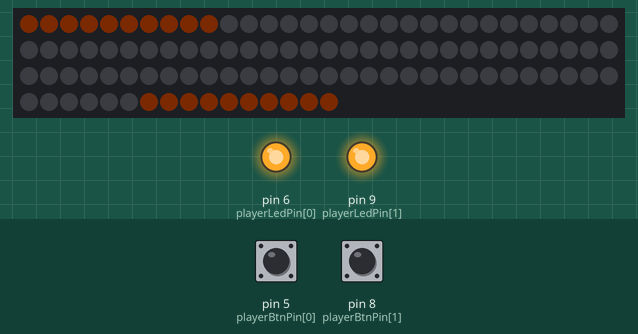
Bench run of a sketch on a simulated Arduino Uno, built with avr-gcc and run on an emulated ATmega328P. On the bench: 106 RGB LEDs in strip order, left to right, continuing on the next row, output pins drawn as LEDs (lit = HIGH). The test bench sets the inputs (shaded band); at power-on: pin 8 (playerBtnPin[1]) HIGH, pin 5 (playerBtnPin[0]) HIGH. Dim RGB values are drawn brighter than linear; random numbers use the default seed unless the sketch sets one.

Above: at 1.2 s.
1.3 s: pin 8 (playerBtnPin[1]) pulled LOW for 0.15 s
At 2.6 s:
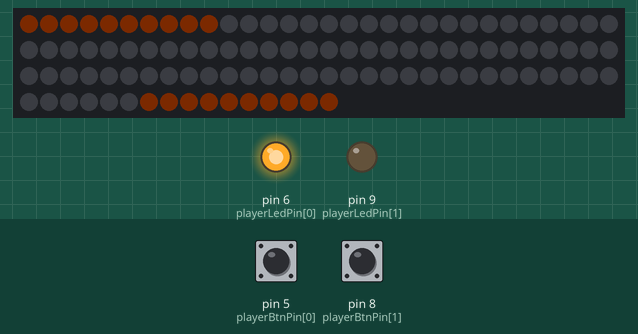
2.9 s: pin 5 (playerBtnPin[0]) pulled LOW for 0.15 s
At 5.78 s:
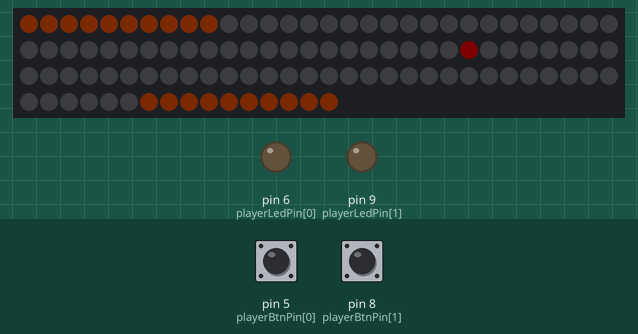
6.0 s: pin 5 (playerBtnPin[0]) pulled LOW for 3.2 s
At 13.7 s:
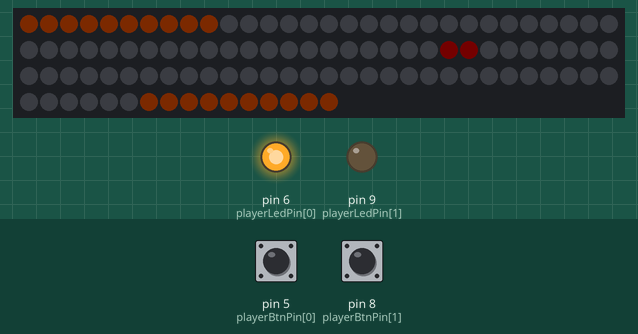
Timing chart, 0 to 15.2 s (numbered marks = the images above; inputs shaded):
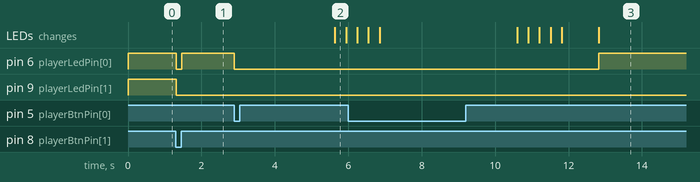

Measured:
- after the input at 1.3 s, pin 6 (playerLedPin[0]): HIGH → LOW at once, → HIGH 0.15 s later; pin 9 (playerLedPin[1]): HIGH → LOW at once
- after the input at 2.9 s, pin 6 (playerLedPin[0]): HIGH → LOW at once; the LEDs: change after 2.7 s (image 2)

The sketch:

main.ino
```cpp
/*
 * Like all Arduino code - copied from somewhere else :)
 * So don't claim it as your own
 * Based on the code of  FlyingAngel - 18.4.2020
 * ---------------------------------
Modified version - 23/07 by skuydi
*/

#define FASTLED_INTERNAL       // Disable version number message in FastLED library (looks like an error)
#include <FastLED.h>

// *********************************
// Definition personal Variables
// *********************************

// Neopixel
#define NUM_LEDS 106            //106 - 142  // Number of LEDs
#define DATA_PIN 3              // Data-Pin
int maxBright       =       30; // max brightness
byte playerBtnPin[] =   {5, 8}; // Pins for buttons
byte playerLedPin[] =   {6, 9}; // Pins for LEDs in buttons
int gameSpeedMin    =       25; // min game-speed
int gameSpeedMax    =        5; // max game-speed
int gameSpeedStep   =        2; // fasten up when change direction
int ballSpeedMax    =        8; // max ball-speed  - plus haut moins vite
int ballBoost0      =       15; // superboost on last position - plus haut plus vite
int ballBoost1      =       10; // boost on forelast position - plus haut plus vite
int ballBoost2      =        5; // boost on for-forelast position - plus haut plus vite
byte playerColor[]  =  {0, 96}; // red & green
int winRounds       =       10; // x winning rounds for winning game
int endZoneSize     =       10; // size endzone
int endZoneColor    =       30; // color endzone 160=blue

// *********************************
// Definition System-Variablen
// *********************************
boolean activeGame = false;                 // true when game is active
unsigned long previousMoveMillis;           // time of last ball move
unsigned long previousButtonMillis;         // time of last button-press
int playerButtonPressed[2];                 // ball-position where button was pressed; „-1“ button not pressed
int previousButtonPos = -1;                 // position of last button-press
byte previousButtonColor;                   // color of field for last Button-press
int playerScore[2];                         // actual Score
byte playerStart;                           // who starts game
int gameSpeed;                              // actual game-speed
int ballDir = 1;                            // direction, ball is moving (+/- 1)
int ballPos;                                // actual ball-position
int ballSpeed;                              // actual ball-speed (higher = slower)

CRGB leds[NUM_LEDS];                        // Define the array of LEDs
byte previousButtonBright = maxBright / 2;  // bright of marked last position when button pressen
byte scoreDimBright       = maxBright / 4;  // bright of dimmed score

// *********************************
// Setup
// *********************************
void setup() {
  // Serial.begin(9600);
  randomSeed(analogRead(0));              // better Random
  // FastLed definition
  FastLED.addLeds<NEOPIXEL, DATA_PIN>(leds, NUM_LEDS);
  // PIN defination
  pinMode(playerBtnPin[0], INPUT_PULLUP); // PINs for buttons
  pinMode(playerBtnPin[1], INPUT_PULLUP);
  pinMode(playerLedPin[0], OUTPUT);
  pinMode(playerLedPin[1], OUTPUT);       // PINs for LEDs
  playerStart = random(2);                // random starting player
}

// *********************************
// Loop
// *********************************
void loop(){
  menu();
}

// Menu (set brightness and start game)
void menu() {
  digitalWrite(playerLedPin[0], HIGH);  // activate both LEDs
  digitalWrite(playerLedPin[1], HIGH);
  GeneratePlayField(maxBright);         // show play-field
  FastLED.show();

  // set brightness (button player 0)
  if (buttonBounce(0, 5) == true) {
    maxBright += 50;
    if (maxBright > 255) {
      maxBright = 55;
    }
    GeneratePlayField(maxBright);
    FastLED.show();

    while (buttonBounce(0, 5) == true) {}   // wait for button release
  }

  // start game (button player 1)
  if (buttonBounce(1, 5) == true) {
    digitalWrite(playerLedPin[0], LOW);     // deactivate both LEDs
    digitalWrite(playerLedPin[1], LOW);
    activeGame = true;
    while (buttonBounce(1, 5) == true) {}   // wait for button release
    game();
  }
}

// function to debounce button (true == pressed, false == not pressed)
  boolean buttonBounce(byte button, byte bounceTime) { // bounce the button
  boolean result = false;
  if (digitalRead(playerBtnPin[button]) == LOW) {
    delay (bounceTime);
    if (digitalRead(playerBtnPin[button]) == LOW) {
      result = true;
    }
  }
  return result;
}

void game() {
  while (activeGame) {
    gameSpeed = gameSpeedMin;           // set starting game speed
    ballSpeed = gameSpeed;              // set starting ball speed
    memset(playerButtonPressed, -1, sizeof(playerButtonPressed)); // clear keypress
    GeneratePlayField(scoreDimBright);  // show gamefield with dimmed score
    FastLED.show();
    InitializePlayers();                // set the player-settings -> wait for keypress to start game
    GameLoop();                         // main loop: move ball -> ball left gamefield? -> check keypress -> check if keypress in endzone -> change direction
    CheckScore();                       // check who made score and show it
    CheckWinner();                      // check if we have a winner
  }
}

void InitializePlayers() {
  if (playerStart == 0) {                             // initialize for player 0
    ballDir = 1;                                      // set ball direction
    ballPos = 0;                                      // set startposition of ball
    digitalWrite(playerLedPin[0], HIGH);              // activate LED
    while (digitalRead(playerBtnPin[0]) == HIGH) {}   // wait for button
    digitalWrite(playerLedPin[0], LOW);               // deactivate LED
  }
  else {  // initialize for player 1
    ballDir = -1;                                     // set ball direction
    ballPos = NUM_LEDS - 1;                           // set startposition of ball
    digitalWrite(playerLedPin[1], HIGH);              // activate LED
    while (digitalRead(playerBtnPin[1]) == HIGH) {}   // wait for button
    digitalWrite(playerLedPin[1], LOW);               // deactivate LED
  }
}

void GameLoop(){
  while (true) {                                      // loop, exit with break when one player made a score
    if (millis() - previousMoveMillis > ballSpeed) {  // time to move ball
      previousMoveMillis = millis();
      GeneratePlayField(scoreDimBright);
      ballPos += ballDir;
      if (ballPos < 0 || ballPos >= NUM_LEDS) {       // ball left endzone?
        break;                                        // leave loop -> one player made a score
      }
      leds[ballPos] = CHSV(0, 0, maxBright);          // generate ball (white)
      FastLED.show();
    }

    CheckButtons();     // check keypress
    // fix positions of keypress for testing
    // if (ballPos == 3) playerButtonPressed[0] = 3;
    // if (ballPos == 59) playerButtonPressed[1] = 59;
    CheckButtonPressedPosition();
  } // end of while-loop
}

// *** check if buttons pressed
void CheckButtons() {
  for (int i = 0; i < 2; i++) {
    // player pressed button?
    if (playerButtonPressed[i] == -1 && digitalRead(playerBtnPin[i]) == LOW && (ballDir + 1) / 2 == i) {
      // (ballDir + 1) / 2 == i  -->  TRUE, when:
      // ballDir == -1  AND  i = 0  -->  player 0 is active player
      // ballDir == +1  AND  i = 1  -->  player 1 is active player
      // only the button-press of the active player is stored
      playerButtonPressed[i] = ballPos;   //store position of pressed button
      previousButtonPos = ballPos;
      previousButtonColor = playerColor[i];
      previousButtonMillis = millis(); // store time when button was pressed
    }
  }
}

// *** check, if button was pressed when ball was in endzone and if so, change direction of ball
void CheckButtonPressedPosition() {
  if (ballDir == -1 && playerButtonPressed[0] <= endZoneSize - 1 && playerButtonPressed[0] != -1) {
    ChangeDirection();
  }
  if (ballDir == +1 && playerButtonPressed[1] >= NUM_LEDS - endZoneSize) {
    ChangeDirection();
  }
}

void ChangeDirection(){
  ballDir *= -1;
  gameSpeed -= gameSpeedStep;
  ballSpeed = gameSpeed;
  if (ballPos == 0 || ballPos == NUM_LEDS - 1) {                // triggered on first or last segment
    ballSpeed -= ballBoost0;                                    // Super-Boost
  }

  if (ballPos == 1 || ballPos == NUM_LEDS - 2) {                // triggered on second or forelast segment
    ballSpeed -= ballBoost1;                                    // Boost
  }

  if (ballPos == 2 || ballPos == NUM_LEDS - 3) {                // triggered on third or for-forelast segment
    ballSpeed -= ballBoost2;                                    // Boost
  }

  ballSpeed = max(ballSpeed, ballSpeedMax);                     // limit the maximum ballspeed
  memset(playerButtonPressed, -1, sizeof(playerButtonPressed)); // clear keypress
}

void CheckScore() {
  previousButtonPos = -1;           // clear last ball-position at button-press
  // check who made score
  if (ballPos < 0)   {              // player1 made the score
    playerScore[1] += 1;            // new score for player1
    GeneratePlayField(maxBright);   // show new score full bright
    BlinkNewScore(NUM_LEDS / 2 - 1 + playerScore[1], playerColor[1]); // blink last score
    playerStart = 1;                // define next player to start (player, who made the point)
  }
  else {                          // player0 made the score
    playerScore[0] += 1;          // new score for player0
    GeneratePlayField(maxBright); // show new score full bright
    BlinkNewScore(NUM_LEDS / 2 - playerScore[0], playerColor[0]); // blink last score
    playerStart = 0;              // define next player to start (player, who made the point)
  }

  GeneratePlayField(maxBright);   // show new score full bright
  FastLED.show();
  delay(1000);
}

void CheckWinner() {
  // check if we have a winner
  if (playerScore[0] >= winRounds || playerScore[1] >= winRounds) { // we have a winner!
    activeGame = false;
    FastLED.clear();
    Rainbow(playerScore[0] > playerScore[1]);     // TRUE if player 0 won; FALSE when player 1 won
    memset(playerScore, 0, sizeof(playerScore));  // reset all scores
    playerStart = abs(playerStart - 1);           // next game starts looser
  }
}


void GeneratePlayField(byte bright) {
  FastLED.clear();        // clear all
  GenerateEndZone();      // generate endzone
  GenerateScore(bright);  // generate actual score
  GenerateLastHit();      // generate mark of position of last button-press
}

void GenerateEndZone() {
  for (int i = 0; i < endZoneSize; i++)   {
    leds[i] = CHSV(endZoneColor, 255, maxBright);
    leds[NUM_LEDS - 1 - i] = CHSV(endZoneColor, 255, maxBright);
  }
}

void GenerateScore(int bright) {
  int i;
  // Player 0
  for (i = 0; i < playerScore[0]; i++) {
    leds[NUM_LEDS / 2 - 1 - i] = CHSV(playerColor[0], 255, bright);
  }
  // Player 1
  for (i = 0; i < playerScore[1]; i++) {
    leds[NUM_LEDS / 2 + i] = CHSV(playerColor[1], 255, bright);
  }
}

void GenerateLastHit() {
  if (previousButtonPos != -1 && previousButtonMillis + 500 > millis()) {
    leds[previousButtonPos] = CHSV(previousButtonColor, 255, previousButtonBright);
  }
}

void BlinkNewScore(int pos, byte color) {
  for (int i = 1; i <= 4; i++)  {
    leds[pos] = CHSV(color, 255, (i % 2) * maxBright);  // blink LED 2 times (1-0-1-0)
    FastLED.show();
    delay(300);
  }
}

void Rainbow(boolean won) {
  for (int k = 0; k < 3; k++) {  // 3 rounds rainbow
    for (int j = 0; j <= 255; j++) {
      for (int i = 0; i < NUM_LEDS / 2; i++) {
        if (won == true) { // player 0 won --> Rainbow left
          leds[i] = CHSV(((i * 256 / NUM_LEDS) + j) % 256, 255, maxBright);
        }
        else { // player 1 won --> Rainbow right
          leds[NUM_LEDS - i - 1] = CHSV(((i * 256 / NUM_LEDS) + j) % 256, 255, maxBright);
        }
      }
      FastLED.show();
      delay(7);
    }
  }
}
```
